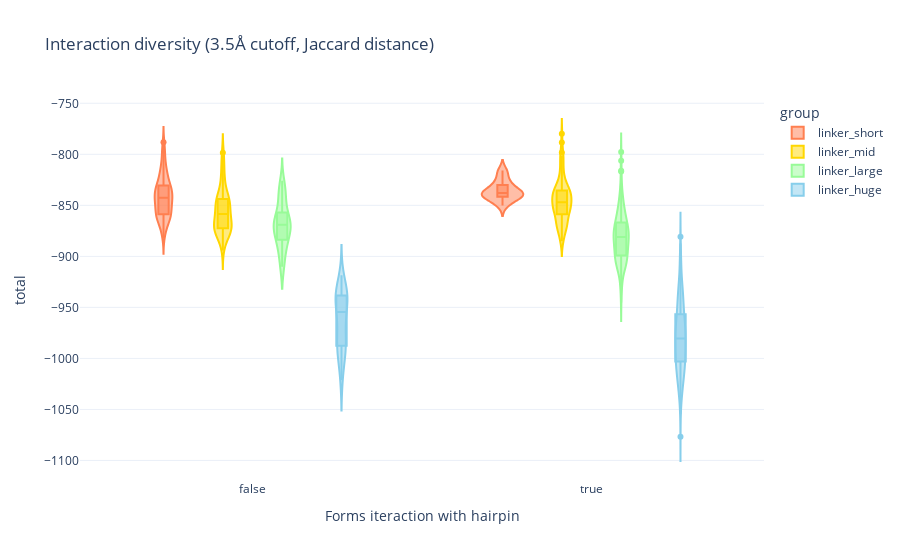

The code cell stored with this chart in its notebook:
### Code cell
fig = px.violin(full_df, x=full_df.n_hairpin_itxns.astype(bool), y='total',
                 color=full_df['group'],
                 category_orders={'group': 'linker_short linker_mid linker_large linker_huge'.split()},
                 color_discrete_map= {'linker_short': 'coral', 
                                      'linker_mid': 'gold',
                                      'linker_large': 'palegreen',
                                      'linker_huge': 'skyblue'},
                 box=True,
                 template='plotly_white',
                 hover_name=full_df['design_name'],
                 labels={'x': 'Forms iteraction with hairpin'},
                 title="Interaction diversity (3.5Å cutoff, Jaccard distance)")
fig.show()

### Figure 1 — Plotly figure (JSON) as saved in the notebook; plotly's stock layout.template omitted (floating-point values rounded to 4 significant figures; data arrays with more than 128 entries replaced by an {"elided": "..."} marker saying what was removed)
{"data": [{"alignmentgroup": "True", "box": {"visible": true}, "hovertemplate": "<b>%{hovertext}</b><br><br>group=linker_short<br>Forms iteraction with hairpin=%{x}<br>total=%{y}<extra></extra>", "hovertext": {"elided": "198 str values"}, "legendgroup": "linker_short", "marker": {"color": "coral"}, "name": "linker_short", "offsetgroup": "linker_short", "orientation": "v", "scalegroup": "True", "showlegend": true, "type": "violin", "x": {"elided": "198 bool values"}, "x0": " ", "xaxis": "x", "y": {"elided": "198 float values"}, "y0": " ", "yaxis": "y"}, {"alignmentgroup": "True", "box": {"visible": true}, "hovertemplate": "<b>%{hovertext}</b><br><br>group=linker_mid<br>Forms iteraction with hairpin=%{x}<br>total=%{y}<extra></extra>", "hovertext": {"elided": "198 str values"}, "legendgroup": "linker_mid", "marker": {"color": "gold"}, "name": "linker_mid", "offsetgroup": "linker_mid", "orientation": "v", "scalegroup": "True", "showlegend": true, "type": "violin", "x": {"elided": "198 bool values"}, "x0": " ", "xaxis": "x", "y": {"elided": "198 float values"}, "y0": " ", "yaxis": "y"}, {"alignmentgroup": "True", "box": {"visible": true}, "hovertemplate": "<b>%{hovertext}</b><br><br>group=linker_large<br>Forms iteraction with hairpin=%{x}<br>total=%{y}<extra></extra>", "hovertext": {"elided": "198 str values"}, "legendgroup": "linker_large", "marker": {"color": "palegreen"}, "name": "linker_large", "offsetgroup": "linker_large", "orientation": "v", "scalegroup": "True", "showlegend": true, "type": "violin", "x": {"elided": "198 bool values"}, "x0": " ", "xaxis": "x", "y": {"elided": "198 float values"}, "y0": " ", "yaxis": "y"}, {"alignmentgroup": "True", "box": {"visible": true}, "hovertemplate": "<b>%{hovertext}</b><br><br>group=linker_huge<br>Forms iteraction with hairpin=%{x}<br>total=%{y}<extra></extra>", "hovertext": {"elided": "299 str values"}, "legendgroup": "linker_huge", "marker": {"color": "skyblue"}, "name": "linker_huge", "offsetgroup": "linker_huge", "orientation": "v", "scalegroup": "True", "showlegend": true, "type": "violin", "x": {"elided": "299 bool values"}, "x0": " ", "xaxis": "x", "y": {"elided": "299 float values"}, "y0": " ", "yaxis": "y"}], "layout": {"autosize": true, "legend": {"title": {"text": "group"}, "tracegroupgap": 0}, "title": {"text": "Interaction diversity (3.5Å cutoff, Jaccard distance)"}, "violinmode": "group", "xaxis": {"anchor": "y", "autorange": true, "domain": [0, 1], "range": [-0.5102, 1.51], "title": {"text": "Forms iteraction with hairpin"}, "type": "category"}, "yaxis": {"anchor": "x", "autorange": true, "domain": [0, 1], "range": [-1119.0, -746.8], "title": {"text": "total"}, "type": "linear"}}}
